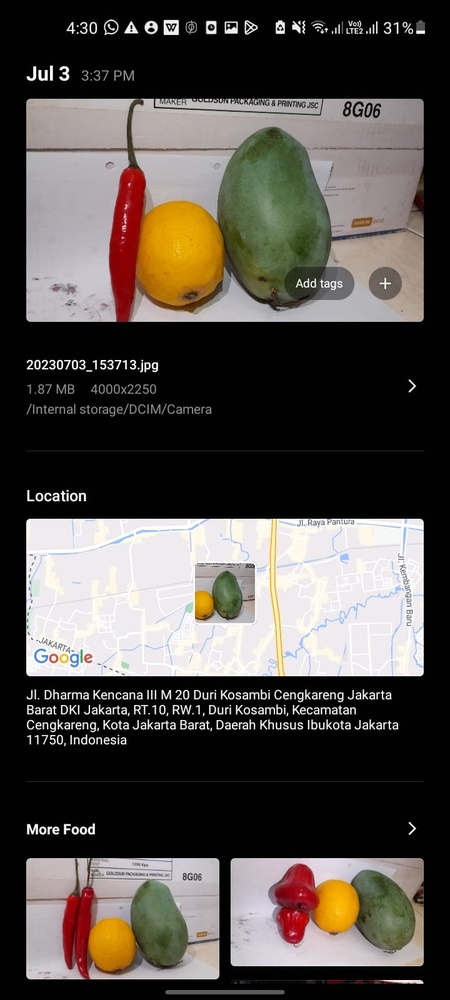
#> input picture IMAGE-DETAIL_202131170_LARAS PUSPITA SARI.jpg, 450 x 1000 px, shrunk from 720 x 1600 before the run, given in place of buah.jpg, which was not available
$ jupyter execute 'UAS PENCIT_202131170_LARAS PUSPITA SARI.ipynb'
#> lines starting #> are read from the running program, lines starting #| are printed output that depends on the picture; after the words box and inside, x2 and y2 are one past the last pixel; in counts of white or black regions, pixels touching at a corner belong together; pictures that were not available may be replaced by others from this repository, and a replacement may not be noted
[cell 1]
import cv2
import numpy as np
import matplotlib.pyplot as plt
pict = cv2.imread('buah.jpg')
#> pict is the input picture: shape (1000, 450, 3); mean B, G, R 73.5, 78.2, 83.6
pict1 = cv2.cvtColor(pict, cv2.COLOR_BGR2GRAY)
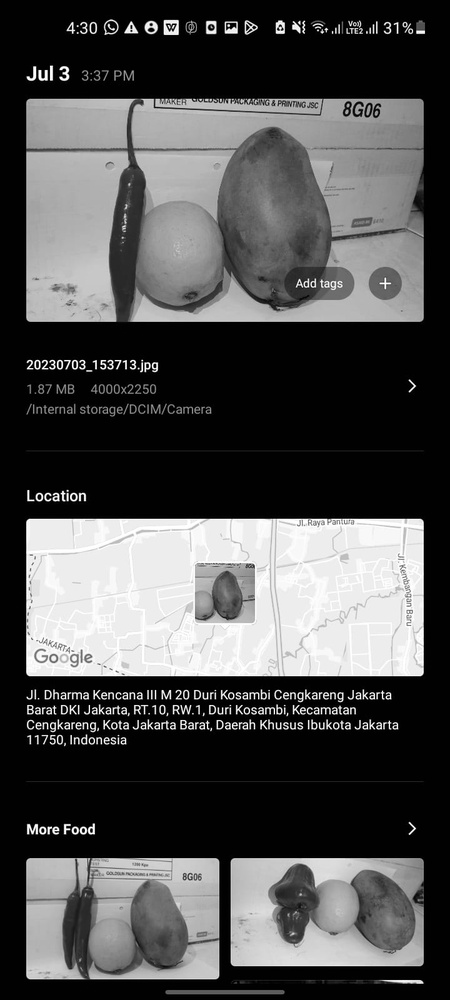
#> pict1: shape (1000, 450); min 0, max 255, mean 79.3
edges = cv2.Canny(pict, 100, 150)
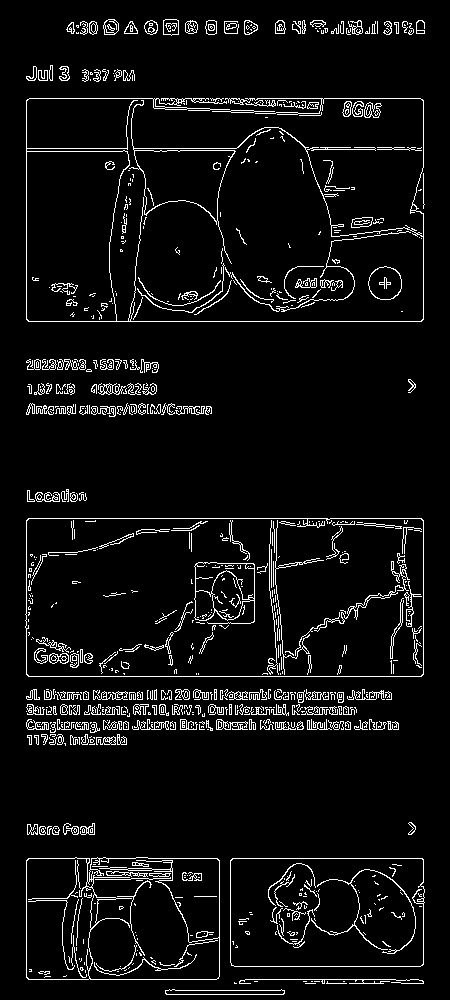
#> edges: shape (1000, 450); 5.9% white in thin lines or dots, all inside (x1, y1, x2, y2) = (25, 19, 425, 995)
import cv2
import numpy as np
import matplotlib.pyplot as plt

def separate_fruits(image_path):
#> called with image_path = 'LARAS.jpg'
    image = cv2.imread(image_path)
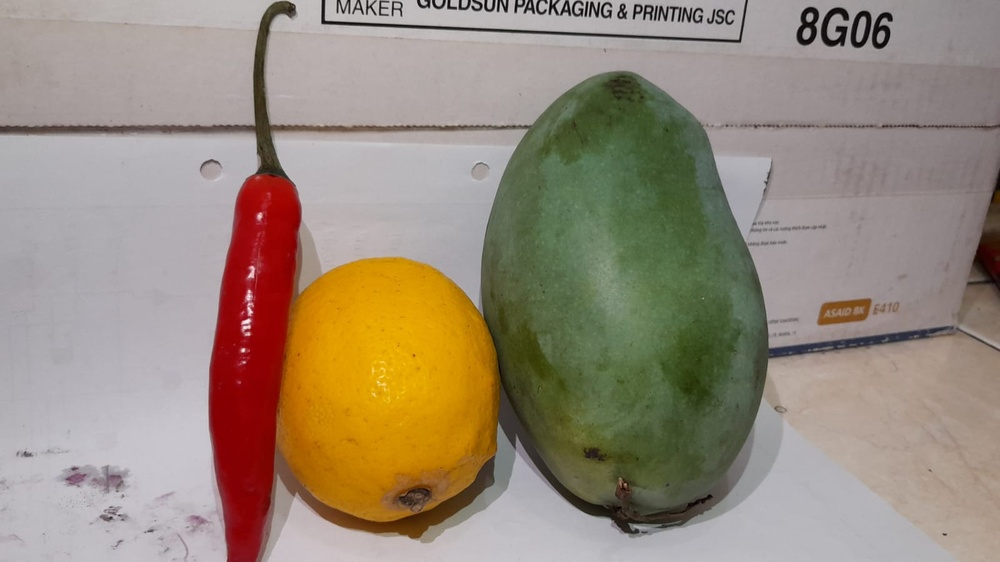
#> input picture LARAS.jpg, 1000 x 562 px, shrunk from 1600 x 900 before the run
#> image is the input picture: shape (562, 1000, 3); mean B, G, R 121.8, 138.3, 152.2
    image = cv2.cvtColor(image, cv2.COLOR_BGR2RGB)

    hsv_image = cv2.cvtColor(image, cv2.COLOR_RGB2HSV)
#> hsv_image: shape (562, 1000, 3); mean H, S, V 76.6, 61, 155.6

    lower_green = np.array([35, 50, 50], dtype=np.uint8)
    upper_green = np.array([90, 255, 255], dtype=np.uint8)

    lower_red = np.array([0, 70, 70], dtype=np.uint8)
    upper_red = np.array([10, 255, 255], dtype=np.uint8)

    lower_yellow = np.array([20, 100, 100], dtype=np.uint8)
    upper_yellow = np.array([30, 255, 255], dtype=np.uint8)

    mask_red = cv2.inRange(hsv_image, lower_red, upper_red)
#> mask_red: shape (562, 1000); 2.5% white; 131 white regions (116 under 20 px), largest, box (x1, y1, x2, y2) and area: (213, 173, 302, 528) 12513, (217, 308, 240, 348) 452, (257, 520, 271, 562) 178
    mask_green = cv2.inRange(hsv_image, lower_green, upper_green)
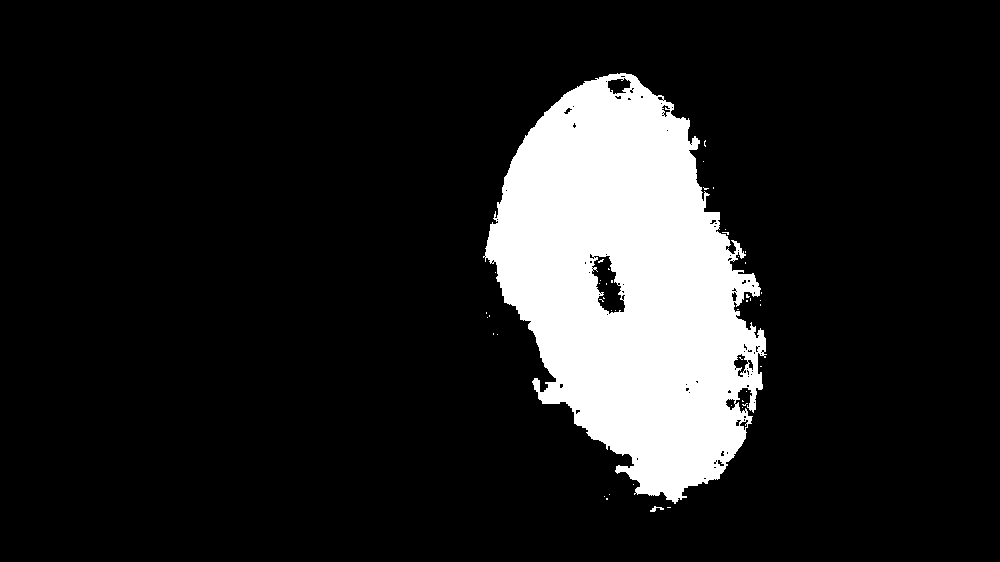
#> mask_green: shape (562, 1000); 13.3% white; 46 white regions (44 under 20 px), largest, box (x1, y1, x2, y2) and area: (483, 73, 767, 504) 74794, (650, 506, 664, 512) 37
    mask_yellow = cv2.inRange(hsv_image, lower_yellow, upper_yellow)
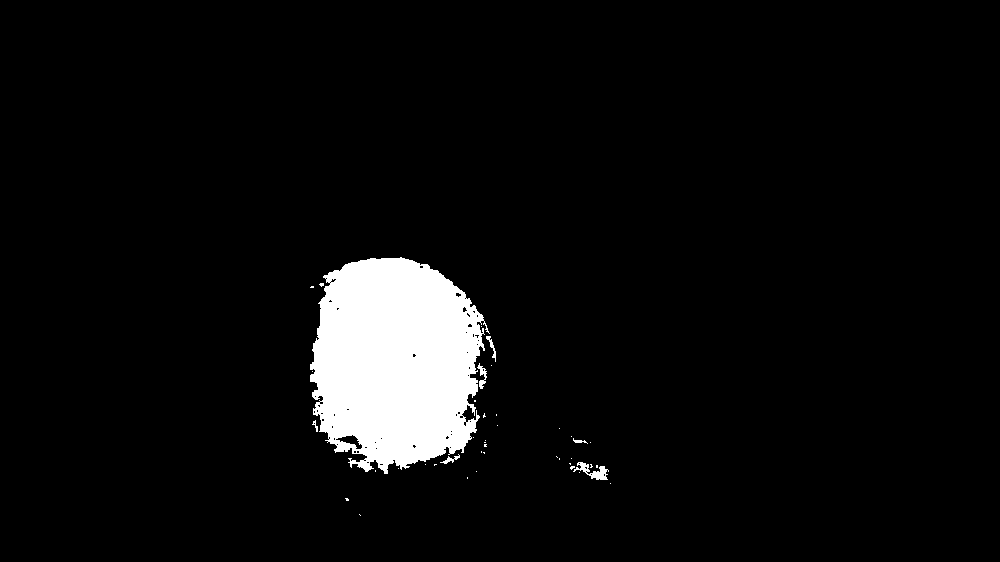
#> mask_yellow: shape (562, 1000); 5.3% white; 42 white regions (35 under 20 px), largest, box (x1, y1, x2, y2) and area: (310, 257, 490, 474) 29277, (573, 462, 609, 480) 262, (477, 363, 487, 389) 108

    result_red = cv2.bitwise_and(image, image, mask=mask_red)
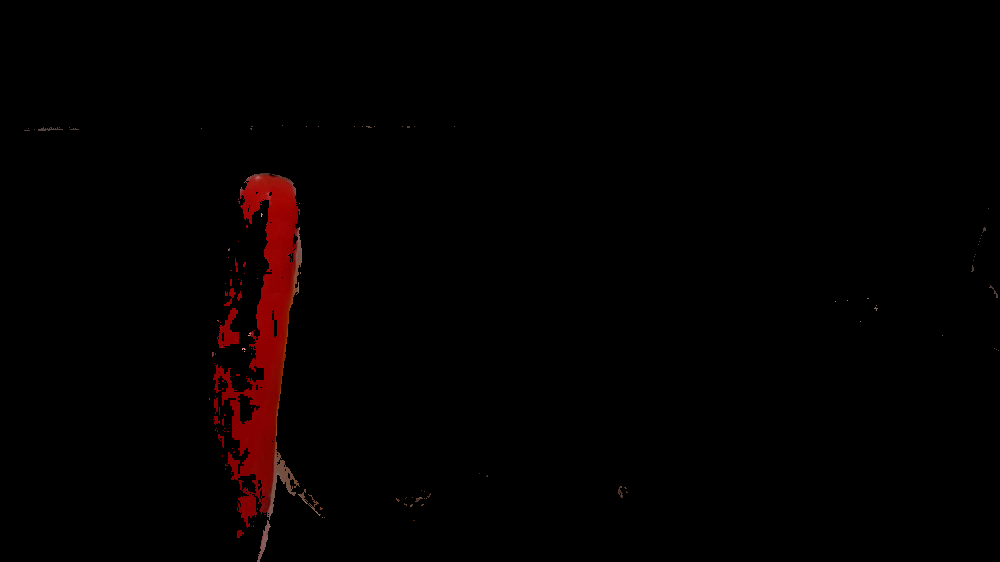
#> result_red: shape (562, 1000, 3); mean R, G, B 3.4, 0.3, 0.3
    result_green = cv2.bitwise_and(image, image, mask=mask_green)
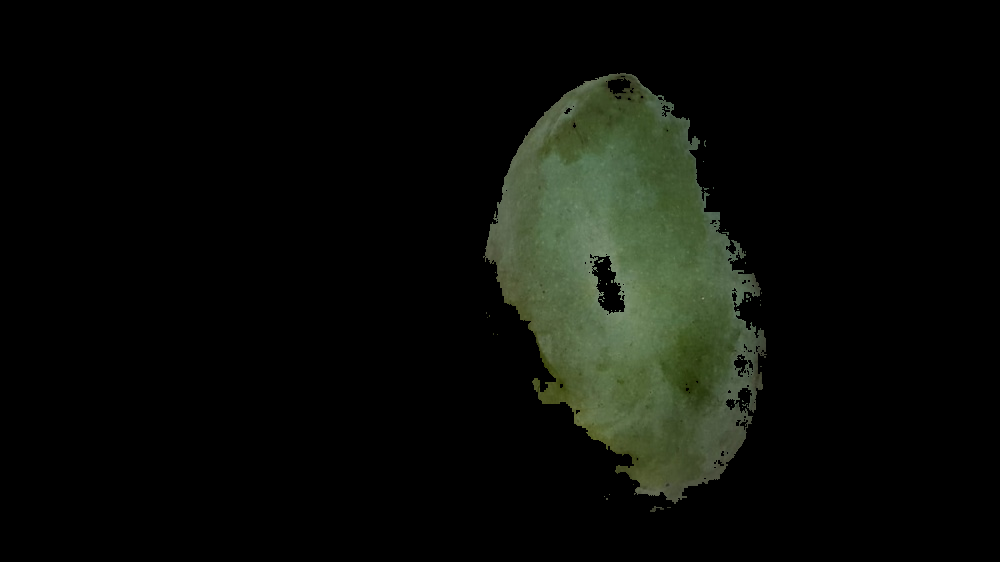
#> result_green: shape (562, 1000, 3); mean R, G, B 10.7, 13.2, 8.5
    result_yellow = cv2.bitwise_and(image, image, mask=mask_yellow)
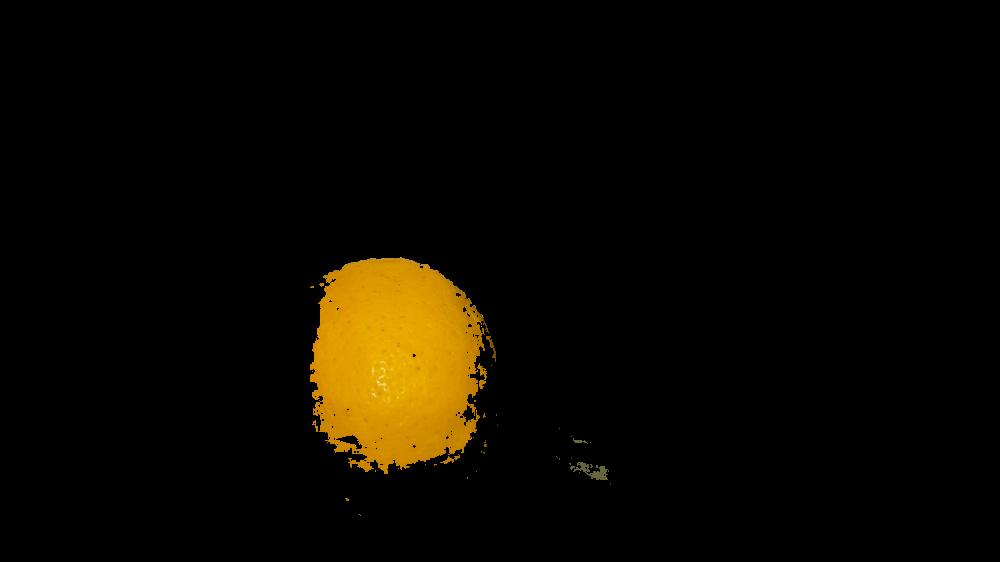
#> result_yellow: shape (562, 1000, 3); mean R, G, B 11.4, 8, 0.2

    fig, axs = plt.subplots(1, 4, figsize=(15, 5))

    axs = axs.ravel()

    axs[0].imshow(image)
    axs[0].set_title('Original Image')
    axs[0].axis('on')
    axs[0].text(10, 10, f"({image.shape[1]}, {image.shape[0]})", color='white')

    axs[1].imshow(result_red)
    axs[1].contour(mask_red)
    axs[1].set_title('Red Fruits')
    axs[1].axis('on')
    axs[1].text(10, 10, f"({result_red.shape[1]}, {result_red.shape[0]})", color='white')

    axs[2].imshow(result_green)
    axs[2].contour(mask_green)
    axs[2].set_title('Green Fruits')
    axs[2].axis('on')
    axs[2].text(10, 10, f"({result_green.shape[1]}, {result_green.shape[0]})", color='white')

    axs[3].imshow(result_yellow)
    axs[3].contour(mask_yellow)
    axs[3].set_title('Yellow Fruits')
    axs[3].axis('on')
    axs[3].text(10, 10, f"({result_yellow.shape[1]}, {result_yellow.shape[0]})", color='white')

    # Rotate the images
    for ax in axs[1:]:
        ax.set_adjustable('box')
        ax.set_aspect('equal')
        ax.get_xaxis().set_visible(True)
        ax.get_yaxis().set_visible(True)
        ax.set_frame_on(True)
        ax.yaxis.set_label_coords(0.5, -0.1)
        ax.set_xticks([])
        ax.set_yticks([])
        ax.spines['top'].set_visible(True)
        ax.spines['right'].set_visible(True)
        ax.spines['bottom'].set_visible(True)
        ax.spines['left'].set_visible(True)
        ax.yaxis.set_ticklabels([])
        ax.xaxis.set_ticklabels([])
        ax.text(10, 10, f"({ax.get_xlim()[1]}, {ax.get_ylim()[1]})", color='white')

        ax.set_aspect('auto')

    plt.tight_layout()
    plt.show()
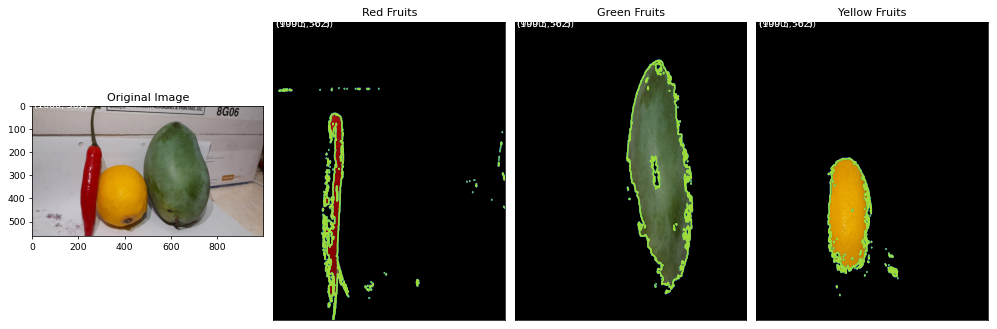
#> figure drawn by matplotlib, 4 panels


image_path = "LARAS.jpg"

separate_fruits(image_path)
